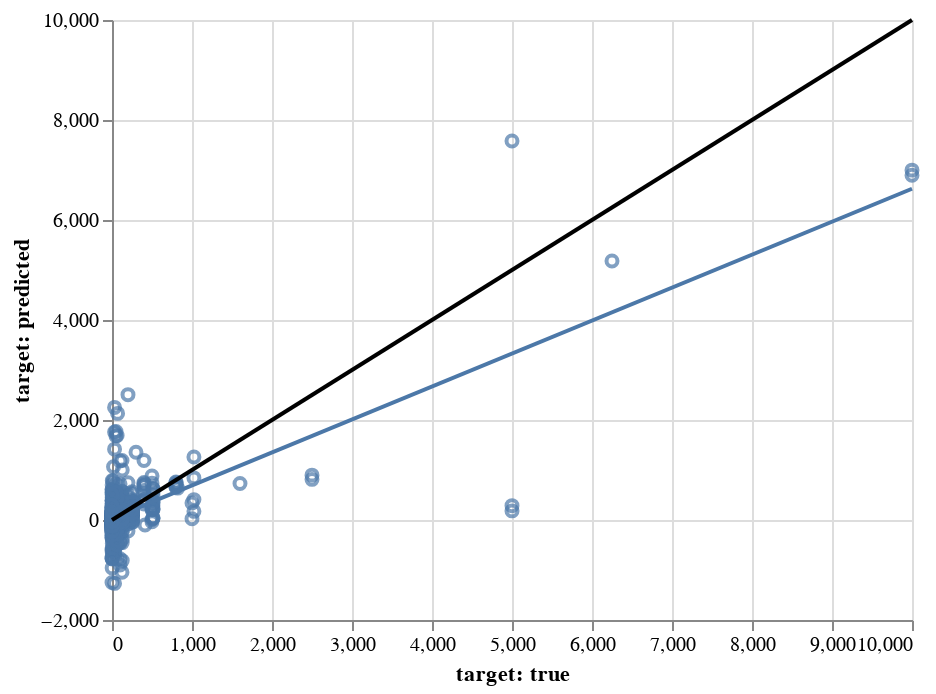

The code cell stored with this chart in its notebook:
### Code cell
model.visualize('pair_predict', test, untransform=False)

### Figure 1 — Vega-Lite specification as saved in the notebook (floating-point values rounded to 4 significant figures; data arrays with more than 128 entries replaced by an {"elided": "..."} marker saying what was removed)
{"config": {"view": {"continuousWidth": 400, "continuousHeight": 300}}, "layer": [{"mark": "point", "encoding": {"x": {"type": "quantitative", "field": "target: true", "scale": {"zero": false}}, "y": {"type": "quantitative", "field": "target: predicted", "scale": {"zero": false}}}}, {"mark": "line", "encoding": {"x": {"type": "quantitative", "field": "target: true", "scale": {"zero": false}}, "y": {"type": "quantitative", "field": "target: predicted", "scale": {"zero": false}}}, "transform": [{"on": "target: true", "regression": "target: predicted"}]}, {"data": {"name": "data-f810a052302057216f20da1767e72fac"}, "mark": {"type": "line", "color": "black"}, "encoding": {"x": {"type": "quantitative", "field": "target: true"}, "y": {"type": "quantitative", "field": "target: predicted"}}}], "data": {"name": "data-8ec0fd8e1267ec6ba12bf2598c1a6626"}, "$schema": "https://vega.github.io/schema/vega-lite/v4.8.1.json", "datasets": {"data-8ec0fd8e1267ec6ba12bf2598c1a6626": {"elided": "1375 records"}, "data-f810a052302057216f20da1767e72fac": [{"target: true": 0.0, "target: predicted": 0.0}, {"target: true": 10000.0, "target: predicted": 10000.0}]}}
